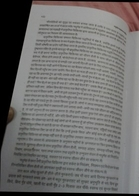
#> input picture images/Hist_left.jpg, 139 x 196 px
$ python run.py images
#> lines starting #> are read from the running program, lines starting #| are printed output that depends on the picture; after the words box and inside, x2 and y2 are one past the last pixel; in counts of white or black regions, pixels touching at a corner belong together
### background_cleaning.py
import os

import cv2
import numpy as np

from constants import get_constants
from utils import rotate_image


class BoundaryScore:
    def __init__(self, angle, x, score):
        self.angle = angle
        self.x = x
        self.score = score


class BackgroundCleaning:
    def __init__(self, img_files):
        self._img_files = img_files
        self._constants = get_constants()['background_cleaning']
        self._new_files = {}

    def get_mask(self, img):
        hsv = cv2.cvtColor(img, cv2.COLOR_BGR2HSV)
        lower_white = self._constants['lower_white']
        upper_white = self._constants['upper_white']
        mask = cv2.inRange(hsv, lower_white, upper_white)
        mask[mask != 0] = 1
        return mask

    def _compute_grad_2(self, rotated_mask, right):
        shift = 1 if right is True else -1

        diff = np.roll(rotated_mask, shift, axis=1) - rotated_mask
        # Makes sure that all values are either {1, 0, -1}
        diff[diff > 0] = 1
        diff[diff < 0] = -1
        frac = self._constants['ignore_fraction']
        # It needs to be at the start of the page itself. Ignore interior derivatives.
        s = int(frac * rotated_mask.shape[1])
        count = rotated_mask.sum(axis=0)
        mean_val = count[s:-s].mean() * self._constants['mean_factor']

        cutoff = int((1 - frac) * rotated_mask.shape[1])
        if right:
            diff[:, 0:cutoff] = 0
            page_edge_index = np.argmax(count[::-1] > mean_val)
            page_edge_index = rotated_mask.shape[1] - page_edge_index

        else:
            diff[:, -cutoff] = 0
            page_edge_index = np.argmax(count > mean_val)

        non_zero_grad = np.sum(diff, axis=0)

        # This is equivalent to padding zeros on both ends and getting derivative of first and last row.
        non_zero_grad[0] = max(non_zero_grad[0], count[0])
        non_zero_grad[-1] = max(non_zero_grad[-1], count[-1])

        index_values = np.array(range(0, rotated_mask.shape[1]))
        index_values = np.abs(index_values - page_edge_index)
        index_values = (index_values * self._constants['gradient']) / rotated_mask.shape[1]
        index_values = 2 / (1 + np.exp(index_values))
        non_zero_grad = non_zero_grad * index_values
        return non_zero_grad

    def _get_left_score(self, angle, rotated_mask):
        non_zero = np.count_nonzero(rotated_mask, axis=0)
        non_zero_grad = self._compute_grad_2(rotated_mask, False)
        if non_zero[0] > self._constants['left_book_start_threshold']:
            index = 0
            left_score = BoundaryScore(angle, index, abs(non_zero_grad[index]))
        else:
            for fac in self._constants['score_multiplier']:
                page_indices = np.argwhere(non_zero_grad > self._constants['left_book_start_threshold'] * fac)
                if len(page_indices) > 0:
                    break
            if len(page_indices) == 0:
                print('Big gradient threshold {}. No index matched'.format(
                    self._constants['left_book_start_threshold']))
                score = -1
                index = 0
            else:
                index = page_indices[0][0]
                s_index = max(0, index - 5)
                e_index = min(len(non_zero_grad) - 1, index + 5)
                score = max(np.abs(non_zero_grad[s_index:e_index]))
            left_score = BoundaryScore(angle, index, score)

        rotated_mask = rotated_mask.copy()
        s_index = max(0, index - 3)
        e_index = min(rotated_mask.shape[1] - 1, index + 3)

        rotated_mask[:, s_index:e_index] = 0

        return left_score

    def _get_right_score(self, angle, rotated_mask):

        non_zero = np.sum(rotated_mask, axis=0)
        non_zero_grad = self._compute_grad_2(rotated_mask, True)

        if non_zero[-1] > self._constants['right_book_start_threshold']:
            index = len(non_zero_grad) - 1
            right_score = BoundaryScore(angle, index, abs(non_zero_grad[index]))
        else:
            for fac in self._constants['score_multiplier']:
                page_indices = np.argwhere(non_zero_grad > self._constants['right_book_start_threshold'] * fac)
                if len(page_indices) > 0:
                    break
            if len(page_indices) == 0:
                print('Big gradient threshold {}. No index matched'.format(
                    self._constants['right_book_start_threshold']))
                index = rotated_mask.shape[1] - 1
                score = -1
            else:
                index = page_indices[-1][0]
                s_index = max(0, index - 5)
                e_index = min(len(non_zero_grad) - 1, index + 5)
                score = max(np.abs(non_zero_grad[s_index:e_index]))
            right_score = BoundaryScore(angle, index, score)

        return right_score

    def get_score(self, mask, degree):

        rotated_mask = rotate_image(mask, degree)
        left_score = self._get_left_score(degree, rotated_mask.copy())
        right_score = self._get_right_score(degree, rotated_mask.copy())

        return (left_score, right_score)

    def _find_orientation(self, mask):
        angles = self._constants['angles']

        best_left = None
        best_right = None
        val = np.sum(mask, axis=0)
        # In case the image is such that apparently a large part of text is on edge. don't rotate it.
        if val[-5:].mean() > self._constants['donot_alter_angle_threshold']:
            best_right = BoundaryScore(0, mask.shape[1] - 1, np.inf)

        if val[:5].mean() > self._constants['donot_alter_angle_threshold']:
            best_left = BoundaryScore(0, 0, np.inf)

        for angle in angles:
            left, right = self.get_score(mask, angle)

            if best_left is None or left.score > best_left.score:
                best_left = left

            if best_right is None or right.score > best_right.score:
                best_right = right

        return best_left, best_right

    def get_cleaned_image(self, img_file):
        img = cv2.imread(img_file)
        mask = self.get_mask(img)

        left_boundary, right_boundary = self._find_orientation(mask)
        return self._remove_background(img, left_boundary, right_boundary)

    def _remove_zero_padding(self, rotated_img, orig_shape):
        # remove zero padding
        center = tuple(map(lambda x: x / 2, rotated_img.shape))

        w_start = int(center[0] - orig_shape[0] / 2)
        w_end = int(center[0] + orig_shape[0] / 2)

        h_start = int(center[1] - orig_shape[1] / 2)
        h_end = int(center[1] + orig_shape[1] / 2)

        rotated_img = rotated_img[w_start:w_end, h_start:h_end]
        return rotated_img

    def _remove_background_left(self, img, boundary):
        orig_shape = img.shape
        new_img = rotate_image(img, boundary.angle)
        if boundary.x > 1:
            new_img[:, :(boundary.x - 1)] = 0

        left_cropped = rotate_image(new_img, -1 * boundary.angle)

        return self._remove_zero_padding(left_cropped, orig_shape)

    def _remove_background_right(self, img, boundary):
        orig_shape = img.shape
        new_img = rotate_image(img, boundary.angle)
        new_img[:, (boundary.x + 1):] = 0
        right_cropped = rotate_image(new_img, -1 * boundary.angle)

        return self._remove_zero_padding(right_cropped, orig_shape)

    def _remove_background(self, img, left_boundary, right_boundary):
        shape = img.shape
        img = self._remove_background_right(img, right_boundary)
        assert img.shape == shape

        img = self._remove_background_left(img, left_boundary)
        assert img.shape == shape

        return img

    def _convert_to_file(self, img, img_file):
        direc = os.path.dirname(img_file)
        direc += '/bkgc/'
        if not os.path.exists(direc):
            os.mkdir(direc)

        tokens = os.path.basename(img_file).split('.')
        extension = tokens[-1]

        new_fname = direc + '.'.join(tokens[:-1]) + '_bkgc.' + extension
        cv2.imwrite(new_fname, img)
        self._new_files[img_file] = new_fname
        return new_fname

    # [5 lines left out: function cleanup, not called in this run]

    def _get_cleaned_image_file(self, img_file):
        img = self.get_cleaned_image(img_file)
        return self._convert_to_file(img, img_file)

    def run(self):
        for i, img_file in enumerate(self._img_files):
            self._get_cleaned_image_file(img_file)
#> in get_cleaned_image, img is the input picture: shape (196, 139, 3); mean B, G, R 109.6, 110.8, 111.6
#> in get_mask, `hsv = cv2.cvtColor(img, cv2.COLOR_BGR2HSV)`: hsv: shape (196, 139, 3); mean H, S, V 40.6, 10.6, 112.7
#> in get_mask, `mask = cv2.inRange(hsv, lower_white, upper_white)`:
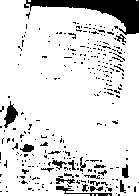
#> mask: shape (196, 139); 87.1% white; 285 black regions (264 under 20 px), largest, box (x1, y1, x2, y2) and area: (24, 0, 139, 35) 1467, (4, 101, 18, 128) 180, (56, 186, 112, 196) 137
#> in _find_orientation, `val = np.sum(mask, axis=0)`: val = 139 values, max 193 at index 19, min 140 at index 122, mean 170.7
#> the loop in _find_orientation, `for angle in angles:` made 30 passes
#> pass 1, in rotate_image, `rotated_mat = cv2.warpAffine(mat, rotation_mat, (bound_w, bound_h))`:
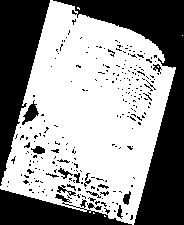
#> rotated_mat: shape (225, 184); values 0 (black) and 1 (white), 57.6% white; 252 black regions (232 under 20 px), largest, box (x1, y1, x2, y2) and area: (53, 0, 184, 225) 8498, (0, 0, 50, 186) 4754, (0, 189, 132, 225) 2563
#> pass 1, in _compute_grad_2, `diff = np.roll(rotated_mask, shift, axis=1) - rotated_mask`:
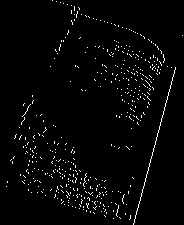
#> diff: shape (225, 184); min 0, max 255, mean 6.3
#> pass 1, in _compute_grad_2 (call 2), `diff = np.roll(rotated_mask, shift, axis=1) - rotated_mask`:
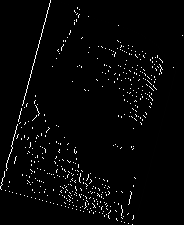
#> diff: shape (225, 184); min 0, max 255, mean 6.3
#> pass 2, in rotate_image (call 2), `rotated_mat = cv2.warpAffine(mat, rotation_mat, (bound_w, bound_h))`:
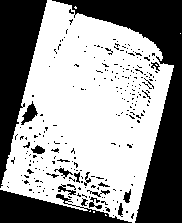
#> rotated_mat: shape (223, 182); values 0 (black) and 1 (white), 58.9% white; 254 black regions (234 under 20 px), largest, box (x1, y1, x2, y2) and area: (52, 0, 182, 223) 8072, (0, 0, 47, 188) 4505, (0, 190, 132, 223) 2362
            if i % 10 == 1:
                print('[ BackgroundCleaning ]: {}% complete'.format((i * 100) // len(self._img_files)))
#> pass 2 of the loop in run, `for i, img_file in enumerate(self._img_files):`:
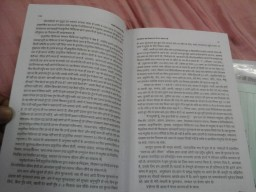
#> input picture images/Hist_original.jpg, 256 x 192 px
#> in get_cleaned_image, img is the input picture: shape (192, 256, 3); mean B, G, R 124.6, 126.4, 132
#> hsv: shape (192, 256, 3); mean H, S, V 39.5, 18.3, 133
#> in get_mask (call 2), `mask = cv2.inRange(hsv, lower_white, upper_white)`:
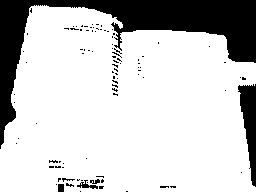
#> mask: shape (192, 256); 79.3% white; 95 black regions (89 under 20 px), largest, box (x1, y1, x2, y2) and area: (0, 0, 256, 149) 8592, (238, 84, 256, 187) 1040, (77, 180, 98, 189) 77, (58, 184, 64, 192) 48, (90, 179, 100, 184) 32, (62, 178, 75, 182) 22
#> the loop in _find_orientation (call 2), `for angle in angles:` made 30 passes
#> in _remove_zero_padding (call 4), `rotated_img = rotated_img[w_start:w_end, h_start:h_end]`:
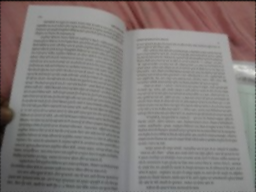
#> rotated_img: shape (192, 256, 3); mean B, G, R 123.8, 125.5, 131.1
#> pass 3 of the loop in run, `for i, img_file in enumerate(self._img_files):`:
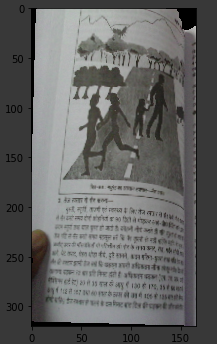
#> input picture images/NN_left.png, 217 x 344 px
#> in get_cleaned_image, img is the input picture: shape (344, 217, 3); mean B, G, R 99.5, 100.3, 100
#> hsv: shape (344, 217, 3); mean H, S, V 47.3, 9, 101.6
#> in get_mask (call 3), `mask = cv2.inRange(hsv, lower_white, upper_white)`:
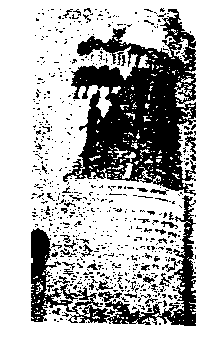
#> mask: shape (344, 217); 71.5% white; 688 black regions (635 under 20 px), largest, box (x1, y1, x2, y2) and area: (63, 9, 196, 196) 12641, (31, 195, 196, 326) 4548, (185, 136, 196, 161) 120
#> the loop in _find_orientation (call 3), `for angle in angles:` made 30 passes
#> pass 2, in rotate_image (call 70), `rotated_mat = cv2.warpAffine(mat, rotation_mat, (bound_w, bound_h))`:
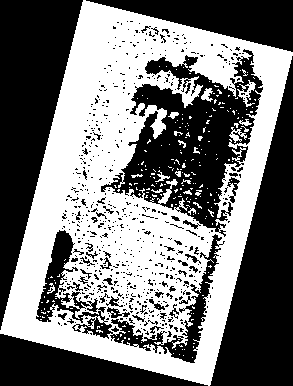
#> rotated_mat: shape (386, 293); values 0 (black) and 1 (white), 47.4% white; 222 white regions (203 under 20 px), largest, box (x1, y1, x2, y2) and area: (0, 0, 293, 386) 52122, (237, 80, 256, 107) 180, (229, 127, 247, 143) 116

        print('[ BackgroundCleaning ]: 100% complete')
        return self._new_files

### utils.py
import cv2


def rotate_image(mat, angle):
    """
    Rotates the mat with angle ( in degree) so that it don't get cropped
    """

    height, width = mat.shape[:2]
    image_center = (width / 2, height / 2)

    rotation_mat = cv2.getRotationMatrix2D(image_center, angle, 1.)

    abs_cos = abs(rotation_mat[0, 0])
    abs_sin = abs(rotation_mat[0, 1])

    bound_w = int(height * abs_sin + width * abs_cos)
    bound_h = int(height * abs_cos + width * abs_sin)

    rotation_mat[0, 2] += bound_w / 2 - image_center[0]
    rotation_mat[1, 2] += bound_h / 2 - image_center[1]

    rotated_mat = cv2.warpAffine(mat, rotation_mat, (bound_w, bound_h))
    return rotated_mat

### split_image.py
"""
Given an image in which  two pages of a book are present, it returns two images where
each page contains one page of the book
"""
import math
import os
import matplotlib.pyplot as plt
import cv2
import numpy as np
import pandas as pd

from utils import rotate_image
from constants import get_constants


class SplitImage:
    def __init__(self, image_files):
        self._image_files = image_files
        self._origin = (0, 0)
        self._y_crop_fraction = 0.01
        self._x_crop_fraction = 0.01
        self._buffer = 40

        self._canny_apertureSize = 3
        self._vertical_text_pointcount_min = 400

        # This will be the directory relative to the location where files are present.
        self._data_directory = 'split_images'
        self._constants = get_constants()['split_image']
        self._max_angle_deviation = 5

    def _get_edges(self, img):
        gray = cv2.cvtColor(img, cv2.COLOR_BGR2GRAY)
        gray_cropped = self._rectangle_crop(gray)
        invert = 255 - gray_cropped
        edges = cv2.Canny(invert, 50, 150, apertureSize=self._canny_apertureSize)
        return edges

    def _rectangle_crop(self, img):
        skip_x = int(img.shape[0] / 2 * self._x_crop_fraction)
        skip_y = int(img.shape[1] / 2 * self._y_crop_fraction)
        img = img[skip_x:-skip_x, skip_y:-skip_y, ]
        return img

    # [5 lines left out: function _get_bin_count, not called in this run]

    def _get_y_from_bin(self, bin):
        return (bin + 0.5) * self._constants['bin_size']

    def _get_y_wrt_center(self, y_wrt_top_left_corner, img):
        return y_wrt_top_left_corner - img.shape[1] // 2

    def _get_y_wrt_left_top_corner(self, y_wrt_center, img):
        return y_wrt_center + img.shape[1] // 2

    # [46 lines left out: functions _get_start_end, _near_center, _get_y_min_bin_index, _get_score, not called in this run]

    def _find_angle(self, edges):
        plt.figure(figsize=(20, 15))

        score_df = pd.DataFrame([], columns=['score'])
        # plot_index = 1
        for angle in range(-self._max_angle_deviation, self._max_angle_deviation):

            rotated_edges = rotate_image(edges, angle)
            score_df.loc[angle] = self._get_score(rotated_edges)

            # [14 lines of commented-out code are left out]
        score_df = score_df.sort_values('score')
        return score_df.index[-1]

    # [15 lines left out: function _splitted_filenames, not called in this run]

    def _split_file(self, image_file):
        print('Splitting file {}'.format(image_file))
        img = cv2.imread(image_file)
        img1, img2 = self._split_image(img)
        fname1, fname2 = self._splitted_filenames(image_file)
        cv2.imwrite(fname1, img1)
        cv2.imwrite(fname2, img2)
        return (fname1, fname2)

    def _split_image(self, img):
        # First work is to find the optimal angle to rotate
        edges = self._get_edges(img)
        angle = self._find_angle(edges)

        # After angle is found
        rotated_edges = rotate_image(edges, angle)

        bin_count = self._get_bin_count(rotated_edges)
        y_min_bin_index = self._get_y_min_bin_index(bin_count)
        y_val_in_rectangle = int(self._get_y_from_bin(y_min_bin_index))

        y = self._get_y_wrt_center(y_val_in_rectangle, rotated_edges)

        dst = rotate_image(img, angle)
        y_val = self._get_y_wrt_left_top_corner(y, dst)

        first_image = dst[:, :(y_val + self._buffer), :]
        second_image = dst[:, (y_val - self._buffer):, :]

        return (first_image, second_image)

    def split(self):
        output = {}
        for i, image_file in enumerate(self._image_files):
            f1, f2 = self._split_file(image_file)
            output[image_file] = (f1, f2)
            if i % 10 == 1:
                print('[ SplitImage ]: {}% complete'.format((i * 100) // len(self._image_files)))

        print('[ SplitImage ]: 100% complete')
        return output

### constants.py
import numpy as np


def get_constants():
    return {
        'background_cleaning': {
            'lower_white': np.array([0, 0, 0], dtype=np.uint8),
            'upper_white': np.array([180, 10, 255], dtype=np.uint8),
            'angles': list(range(-15, 15)),
            'left_book_start_threshold': 800,
            'right_book_start_threshold': 800,
            'donot_alter_angle_threshold': 1000,
            'ignore_fraction': 0.25,
            'gradient': 25,
            'mean_factor': 0.7,
            'score_multiplier': [1, 0.8, 0.5, 0.3, 0.1],
        },
        'split_image': {
            'bin_size': 5,
        }
    }

### run.py
import argparse
import os

from images_to_pdf import ImagesToPdf
from split_image import SplitImage
from background_cleaning import BackgroundCleaning


def get_cleaned_files(fpaths):
    # Remove background
    cleaner = BackgroundCleaning(fpaths.copy())
    output = cleaner.run()
    cleaned_files = []
    for fpath in fpaths:
        cleaned_files.append(output[fpath])
    return cleaned_files


def get_splitted_files(cleaned_files):
    # Split image
    sp = SplitImage(cleaned_files)

    files_dict = sp.split()
    splitted_files = []
    for fpath in cleaned_files:
        first_page, second_page = files_dict[fpath]
        splitted_files += [first_page, second_page]

    return splitted_files


def get_page_ordered_files(image_directory):
    fpaths = []
    fnames = os.listdir(image_directory)
    title_file = None
    for fname in fnames:

        fpath = image_directory + fname

        # Skip directories
        if os.path.isdir(fpath):
            continue

        if 'title' in fname and title_file is not None:
            title_file = fpath
        else:
            fpaths.append(fpath)

    # Assuming that naming of image files has the same order as the page numbers
    fpaths.sort()
    return (title_file, fpaths)


def main(image_directory):
    if '/' != image_directory[-1]:
        image_directory += '/'

    # Get files ordered by page number.
    title_file, fpaths = get_page_ordered_files(image_directory)
    # Remove background from them.
    cleaned_files = get_cleaned_files(fpaths.copy())

    # Split the page into two.
    splitted_files = get_splitted_files(cleaned_files)
#> in _get_edges, `gray = cv2.cvtColor(img, cv2.COLOR_BGR2GRAY)`:
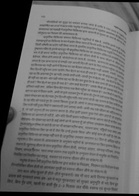
#> gray: shape (196, 139); min 0, max 164, mean 110.9

    if title_file is not None:
        splitted_files = [title_file] + splitted_files

    # Convert the files to pdf
    ImagesToPdf(splitted_files).convert()


if __name__ == '__main__':
    parser = argparse.ArgumentParser()
    parser.add_argument('directory', type=str, help='Image directory')
    args = parser.parse_args()
#> (the run stopped early here; a loop or call above may not have finished)
